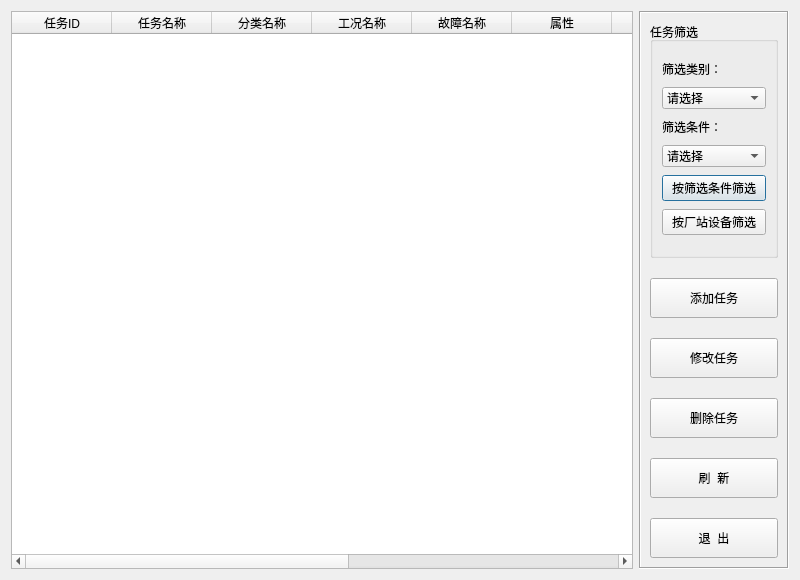
<?xml version="1.0" encoding="UTF-8"?>
<ui version="4.0">
 <class>CTaskTable</class>
 <widget class="QDialog" name="CTaskTable">
  <property name="geometry">
   <rect>
    <x>0</x>
    <y>0</y>
    <width>800</width>
    <height>580</height>
   </rect>
  </property>
  <property name="windowTitle">
   <string>案例库</string>
  </property>
  <layout class="QHBoxLayout" name="horizontalLayout">
   <item>
    <widget class="QTableWidget" name="listTask">
     <column>
      <property name="text">
       <string>任务ID</string>
      </property>
     </column>
     <column>
      <property name="text">
       <string>任务名称</string>
      </property>
     </column>
     <column>
      <property name="text">
       <string>分类名称</string>
      </property>
     </column>
     <column>
      <property name="text">
       <string>工况名称</string>
      </property>
     </column>
     <column>
      <property name="text">
       <string>故障名称</string>
      </property>
     </column>
     <column>
      <property name="text">
       <string>属性</string>
      </property>
     </column>
     <column>
      <property name="text">
       <string>用户名</string>
      </property>
     </column>
     <column>
      <property name="text">
       <string>创建时间</string>
      </property>
     </column>
     <column>
      <property name="text">
       <string>操作提示</string>
      </property>
     </column>
     <column>
      <property name="text">
       <string>厂站名</string>
      </property>
     </column>
     <column>
      <property name="text">
       <string>设备名</string>
      </property>
     </column>
    </widget>
   </item>
   <item>
    <widget class="QFrame" name="frame">
     <property name="minimumSize">
      <size>
       <width>150</width>
       <height>0</height>
      </size>
     </property>
     <property name="maximumSize">
      <size>
       <width>150</width>
       <height>16777215</height>
      </size>
     </property>
     <property name="frameShape">
      <enum>QFrame::Box</enum>
     </property>
     <property name="frameShadow">
      <enum>QFrame::Sunken</enum>
     </property>
     <layout class="QVBoxLayout" name="verticalLayout_2">
      <property name="spacing">
       <number>20</number>
      </property>
      <property name="sizeConstraint">
       <enum>QLayout::SetDefaultConstraint</enum>
      </property>
      <item>
       <widget class="QGroupBox" name="groupBox">
        <property name="maximumSize">
         <size>
          <width>16777215</width>
          <height>16777215</height>
         </size>
        </property>
        <property name="styleSheet">
         <string notr="true">font: 10pt &quot;宋体&quot;;</string>
        </property>
        <property name="title">
         <string>任务筛选</string>
        </property>
        <layout class="QVBoxLayout" name="verticalLayout">
         <property name="spacing">
          <number>0</number>
         </property>
         <property name="sizeConstraint">
          <enum>QLayout::SetDefaultConstraint</enum>
         </property>
         <item>
          <widget class="QLabel" name="label">
           <property name="minimumSize">
            <size>
             <width>0</width>
             <height>20</height>
            </size>
           </property>
           <property name="maximumSize">
            <size>
             <width>16777215</width>
             <height>20</height>
            </size>
           </property>
           <property name="styleSheet">
            <string notr="true">font: 10pt &quot;宋体&quot;;</string>
           </property>
           <property name="text">
            <string>筛选类别：</string>
           </property>
          </widget>
         </item>
         <item>
          <widget class="QComboBox" name="comboBox">
           <item>
            <property name="text">
             <string>请选择</string>
            </property>
           </item>
           <item>
            <property name="text">
             <string>任务分类</string>
            </property>
           </item>
           <item>
            <property name="text">
             <string>属性</string>
            </property>
           </item>
           <item>
            <property name="text">
             <string>工况名称</string>
            </property>
           </item>
           <item>
            <property name="text">
             <string>故障名称</string>
            </property>
           </item>
          </widget>
         </item>
         <item>
          <widget class="QLabel" name="label_2">
           <property name="minimumSize">
            <size>
             <width>0</width>
             <height>20</height>
            </size>
           </property>
           <property name="maximumSize">
            <size>
             <width>16777215</width>
             <height>20</height>
            </size>
           </property>
           <property name="styleSheet">
            <string notr="true">font: 10pt &quot;宋体&quot;;</string>
           </property>
           <property name="text">
            <string>筛选条件：</string>
           </property>
          </widget>
         </item>
         <item>
          <widget class="QComboBox" name="comboBox_2">
           <item>
            <property name="text">
             <string>请选择</string>
            </property>
           </item>
          </widget>
         </item>
         <item>
          <widget class="QPushButton" name="buttonSelectByCond">
           <property name="styleSheet">
            <string notr="true">font: 11pt &quot;宋体&quot;;</string>
           </property>
           <property name="text">
            <string>按筛选条件筛选</string>
           </property>
          </widget>
         </item>
         <item>
          <widget class="QPushButton" name="buttonStnDev">
           <property name="maximumSize">
            <size>
             <width>16777215</width>
             <height>16777215</height>
            </size>
           </property>
           <property name="styleSheet">
            <string notr="true">font: 11pt &quot;宋体&quot;;</string>
           </property>
           <property name="text">
            <string>按厂站设备筛选</string>
           </property>
          </widget>
         </item>
        </layout>
       </widget>
      </item>
      <item>
       <widget class="QPushButton" name="buttonTaskAdd">
        <property name="minimumSize">
         <size>
          <width>0</width>
          <height>40</height>
         </size>
        </property>
        <property name="styleSheet">
         <string notr="true">font: 14pt &quot;宋体&quot;;</string>
        </property>
        <property name="text">
         <string>添加任务</string>
        </property>
       </widget>
      </item>
      <item>
       <widget class="QPushButton" name="buttonTaskModify">
        <property name="minimumSize">
         <size>
          <width>0</width>
          <height>40</height>
         </size>
        </property>
        <property name="styleSheet">
         <string notr="true">font: 14pt &quot;宋体&quot;;</string>
        </property>
        <property name="text">
         <string>修改任务</string>
        </property>
       </widget>
      </item>
      <item>
       <widget class="QPushButton" name="buttonTaskDel">
        <property name="minimumSize">
         <size>
          <width>0</width>
          <height>40</height>
         </size>
        </property>
        <property name="styleSheet">
         <string notr="true">font: 14pt &quot;宋体&quot;;</string>
        </property>
        <property name="text">
         <string>删除任务</string>
        </property>
       </widget>
      </item>
      <item>
       <widget class="QPushButton" name="buttonRefresh">
        <property name="minimumSize">
         <size>
          <width>0</width>
          <height>40</height>
         </size>
        </property>
        <property name="styleSheet">
         <string notr="true">font: 14pt &quot;宋体&quot;;</string>
        </property>
        <property name="text">
         <string>刷  新</string>
        </property>
       </widget>
      </item>
      <item>
       <widget class="QPushButton" name="buttonExit">
        <property name="minimumSize">
         <size>
          <width>0</width>
          <height>40</height>
         </size>
        </property>
        <property name="styleSheet">
         <string notr="true">font: 14pt &quot;宋体&quot;;</string>
        </property>
        <property name="text">
         <string>退  出</string>
        </property>
       </widget>
      </item>
     </layout>
    </widget>
   </item>
  </layout>
 </widget>
 <tabstops>
  <tabstop>buttonTaskAdd</tabstop>
  <tabstop>buttonTaskDel</tabstop>
  <tabstop>buttonTaskModify</tabstop>
  <tabstop>buttonRefresh</tabstop>
  <tabstop>buttonExit</tabstop>
  <tabstop>listTask</tabstop>
 </tabstops>
 <resources/>
 <connections>
  <connection>
   <sender>buttonExit</sender>
   <signal>clicked()</signal>
   <receiver>CTaskTable</receiver>
   <slot>reject()</slot>
   <hints>
    <hint type="sourcelabel">
     <x>705</x>
     <y>490</y>
    </hint>
    <hint type="destinationlabel">
     <x>399</x>
     <y>274</y>
    </hint>
   </hints>
  </connection>
 </connections>
</ui>
